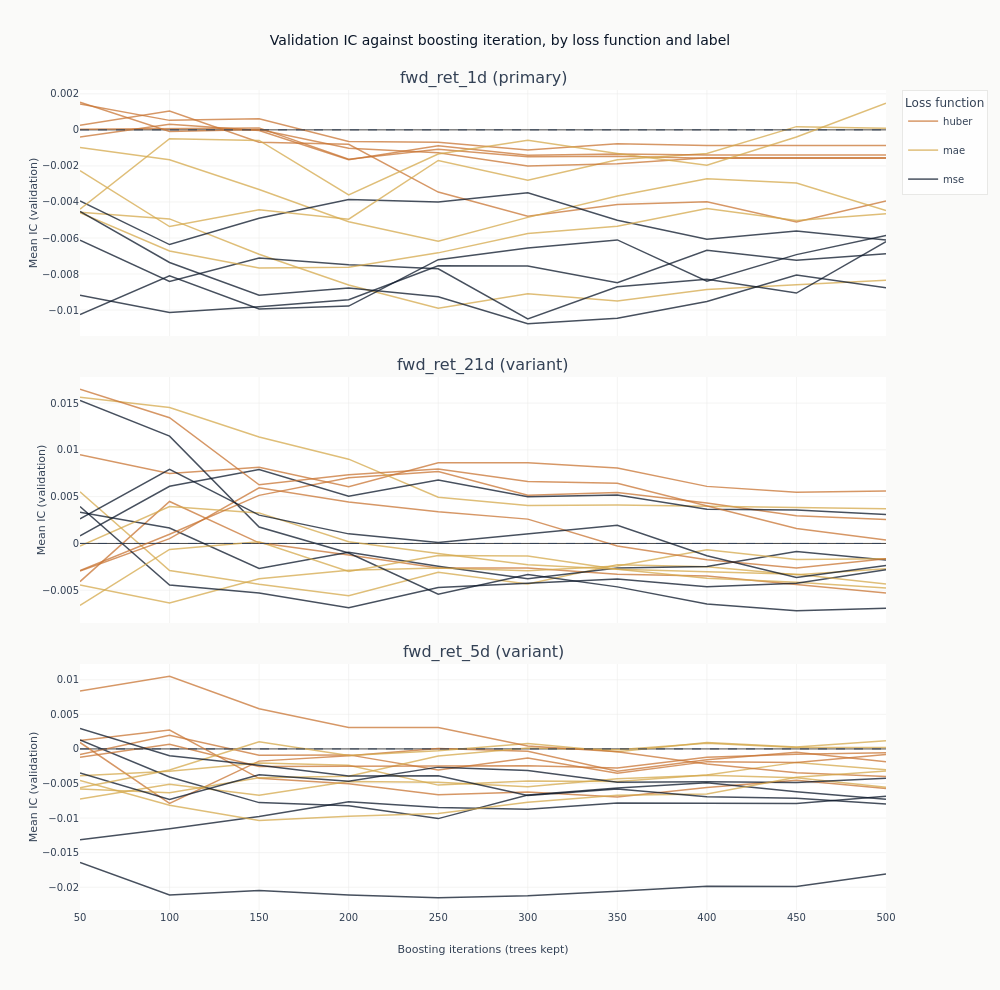

Notebook code for this chart:
### Markdown cell above
### What more trees do

Each line traces one configuration's out-of-sample IC as trees are added to it. This is the
figure the checkpoint dimension exists to produce, and it separates two things a single
end-of-training number cannot.

A line that rises and then falls has an interior optimum: the model was still learning, then
began fitting the training window at the expense of the validation folds. A line that wanders
without trend around zero never had anything to learn in the first place, and its highest point
is wherever the noise happened to peak. The difference matters, because both produce a
respectable-looking maximum.

### Code cell
curves = catalog.filter("full_coverage").sort("label", "config_name", "checkpoint_value")
objectives = {"mse": COLORS["blue"], "mae": COLORS["amber"], "huber": COLORS["copper"]}


def objective_of(name: str) -> str:
    """Read the loss function out of a declared configuration name."""
    return next((key for key in objectives if name.endswith(key)), "mse")


fig_curves = make_subplots(
    rows=len(panel_labels),
    cols=1,
    shared_xaxes=True,
    vertical_spacing=0.05,
    subplot_titles=[
        f"{label} ({'primary' if label == primary else 'variant'})" for label in panel_labels
    ],
)
legend_shown: set[str] = set()
for row, label in enumerate(panel_labels, start=1):
    panel = curves.filter(pl.col("label") == label)
    for config_name in panel.get_column("config_name").unique(maintain_order=True):
        series = panel.filter(pl.col("config_name") == config_name)
        objective = objective_of(config_name)
        # One legend entry per loss function, not per configuration: fifteen names repeated
        # down three panels is a legend taller than the chart, and the colour is the only
        # thing the legend has to explain.
        first_of_objective = objective not in legend_shown
        legend_shown.add(objective)
        fig_curves.add_trace(
            go.Scatter(
                x=series.get_column("checkpoint_value").to_list(),
                y=series.get_column("ic_mean").to_list(),
                mode="lines",
                name=objective,
                legendgroup=objective,
                showlegend=first_of_objective,
                line=dict(color=objectives[objective], width=1.5),
                opacity=0.75,
            ),
            row=row,
            col=1,
        )
    fig_curves.add_hline(
        y=0, line_width=1, line_dash="dash", line_color=COLORS["neutral"], row=row, col=1
    )
    fig_curves.update_yaxes(title_text="Mean IC (validation)", row=row, col=1)
fig_curves.update_xaxes(title_text="Boosting iterations (trees kept)", row=len(panel_labels), col=1)
fig_curves.update_layout(
    title="Validation IC against boosting iteration, by loss function and label",
    height=330 * len(panel_labels),
    width=1000,
    margin=dict(t=90),
    legend=dict(title_text="Loss function", font=dict(size=10)),
)
show_plotly_with_alt(
    fig_curves,
    "Stacked line charts of mean validation information coefficient against boosting iteration, "
    "one panel per label, with one line per configuration coloured by loss function: "
    "blue for squared error, amber for absolute error, copper for Huber. Each panel carries a "
    "dashed zero line. The lines start spread out at fifty trees and cross each other repeatedly "
    "rather than rising to a common peak and falling away. In the one-day and 21-day panels the "
    "band drifts downwards as trees are added; in the five-day panel it stays where it started. "
    "A few one-day curves are above the zero line at the earliest checkpoints and two are still "
    "above it at the last. Averaged over its five configurations the blue squared-error group "
    "ends lowest in every panel, but individual blue lines are not: one starts at the top of the "
    "21-day panel and another ends above zero there.",
)

### Figure 1 — Plotly figure (JSON) as saved in the notebook; plotly's stock layout.template omitted (floating-point values rounded to 4 significant figures)
{"data": [{"legendgroup": "huber", "line": {"color": "#C87533", "width": 1.5}, "mode": "lines", "name": "huber", "opacity": 0.75, "showlegend": true, "type": "scatter", "x": [50, 100, 150, 200, 250, 300, 350, 400, 450, 500], "xaxis": "x", "y": [0.0002585, 0.001042, -0.0006814, -0.0008, -0.00345, -0.004794, -0.004144, -0.003985, -0.005114, -0.003951], "yaxis": "y"}, {"legendgroup": "mae", "line": {"color": "#D4A84B", "width": 1.5}, "mode": "lines", "name": "mae", "opacity": 0.75, "showlegend": true, "type": "scatter", "x": [50, 100, 150, 200, 250, 300, 350, 400, 450, 500], "xaxis": "x", "y": [-0.004578, -0.004942, -0.006903, -0.008608, -0.009896, -0.009094, -0.009489, -0.008862, -0.008591, -0.008347], "yaxis": "y"}, {"legendgroup": "mse", "line": {"color": "#0a1628", "width": 1.5}, "mode": "lines", "name": "mse", "opacity": 0.75, "showlegend": true, "type": "scatter", "x": [50, 100, 150, 200, 250, 300, 350, 400, 450, 500], "xaxis": "x", "y": [-0.006123, -0.008411, -0.007113, -0.007488, -0.00771, -0.0105, -0.008708, -0.00829, -0.009054, -0.006201], "yaxis": "y"}, {"legendgroup": "huber", "line": {"color": "#C87533", "width": 1.5}, "mode": "lines", "name": "huber", "opacity": 0.75, "showlegend": false, "type": "scatter", "x": [50, 100, 150, 200, 250, 300, 350, 400, 450, 500], "xaxis": "x", "y": [0.001431, 0.0005267, 0.0006156, -0.0006403, -0.000691, -0.00112, -0.000768, -0.0008715, -0.0008715, -0.0008715], "yaxis": "y"}, {"legendgroup": "mae", "line": {"color": "#D4A84B", "width": 1.5}, "mode": "lines", "name": "mae", "opacity": 0.75, "showlegend": false, "type": "scatter", "x": [50, 100, 150, 200, 250, 300, 350, 400, 450, 500], "xaxis": "x", "y": [-0.0009726, -0.001654, -0.003314, -0.005094, -0.006184, -0.004855, -0.003675, -0.002717, -0.002954, -0.004471], "yaxis": "y"}, {"legendgroup": "mse", "line": {"color": "#0a1628", "width": 1.5}, "mode": "lines", "name": "mse", "opacity": 0.75, "showlegend": false, "type": "scatter", "x": [50, 100, 150, 200, 250, 300, 350, 400, 450, 500], "xaxis": "x", "y": [-0.003941, -0.006364, -0.00491, -0.00387, -0.004, -0.003487, -0.005017, -0.006065, -0.005616, -0.006114], "yaxis": "y"}, {"legendgroup": "huber", "line": {"color": "#C87533", "width": 1.5}, "mode": "lines", "name": "huber", "opacity": 0.75, "showlegend": false, "type": "scatter", "x": [50, 100, 150, 200, 250, 300, 350, 400, 450, 500], "xaxis": "x", "y": [3.951e-05, 7.774e-05, 0.000108, -0.001628, -0.001079, -0.001493, -0.00146, -0.001579, -0.001579, -0.001579], "yaxis": "y"}, {"legendgroup": "mae", "line": {"color": "#D4A84B", "width": 1.5}, "mode": "lines", "name": "mae", "opacity": 0.75, "showlegend": false, "type": "scatter", "x": [50, 100, 150, 200, 250, 300, 350, 400, 450, 500], "xaxis": "x", "y": [-0.002268, -0.005363, -0.004428, -0.004958, -0.001699, -0.002789, -0.001664, -0.001306, 0.000179, 8.541e-05], "yaxis": "y"}, {"legendgroup": "mse", "line": {"color": "#0a1628", "width": 1.5}, "mode": "lines", "name": "mse", "opacity": 0.75, "showlegend": false, "type": "scatter", "x": [50, 100, 150, 200, 250, 300, 350, 400, 450, 500], "xaxis": "x", "y": [-0.00918, -0.01013, -0.009819, -0.009426, -0.007544, -0.007557, -0.008477, -0.006679, -0.007229, -0.006869], "yaxis": "y"}, {"legendgroup": "huber", "line": {"color": "#C87533", "width": 1.5}, "mode": "lines", "name": "huber", "opacity": 0.75, "showlegend": false, "type": "scatter", "x": [50, 100, 150, 200, 250, 300, 350, 400, 450, 500], "xaxis": "x", "y": [-0.0003984, 0.0003138, -3.262e-05, -0.00166, -0.0008773, -0.001407, -0.001345, -0.001394, -0.001394, -0.001394], "yaxis": "y"}, {"legendgroup": "mae", "line": {"color": "#D4A84B", "width": 1.5}, "mode": "lines", "name": "mae", "opacity": 0.75, "showlegend": false, "type": "scatter", "x": [50, 100, 150, 200, 250, 300, 350, 400, 450, 500], "xaxis": "x", "y": [-0.004595, -0.006723, -0.00766, -0.007624, -0.006825, -0.005753, -0.005344, -0.00437, -0.005033, -0.004658], "yaxis": "y"}, {"legendgroup": "mse", "line": {"color": "#0a1628", "width": 1.5}, "mode": "lines", "name": "mse", "opacity": 0.75, "showlegend": false, "type": "scatter", "x": [50, 100, 150, 200, 250, 300, 350, 400, 450, 500], "xaxis": "x", "y": [-0.01024, -0.008099, -0.009936, -0.009778, -0.007204, -0.006555, -0.006107, -0.008395, -0.006922, -0.005855], "yaxis": "y"}, {"legendgroup": "huber", "line": {"color": "#C87533", "width": 1.5}, "mode": "lines", "name": "huber", "opacity": 0.75, "showlegend": false, "type": "scatter", "x": [50, 100, 150, 200, 250, 300, 350, 400, 450, 500], "xaxis": "x", "y": [0.001529, -9.024e-05, 1.597e-05, -0.001026, -0.001267, -0.002009, -0.001886, -0.001541, -0.001541, -0.001541], "yaxis": "y"}, {"legendgroup": "mae", "line": {"color": "#D4A84B", "width": 1.5}, "mode": "lines", "name": "mae", "opacity": 0.75, "showlegend": false, "type": "scatter", "x": [50, 100, 150, 200, 250, 300, 350, 400, 450, 500], "xaxis": "x", "y": [-0.004396, -0.0004904, -0.0005861, -0.003612, -0.001341, -0.0005778, -0.001307, -0.001963, -0.0003963, 0.001473], "yaxis": "y"}, {"legendgroup": "mse", "line": {"color": "#0a1628", "width": 1.5}, "mode": "lines", "name": "mse", "opacity": 0.75, "showlegend": false, "type": "scatter", "x": [50, 100, 150, 200, 250, 300, 350, 400, 450, 500], "xaxis": "x", "y": [-0.004528, -0.007359, -0.009178, -0.008772, -0.009266, -0.01076, -0.01046, -0.009524, -0.008052, -0.00876], "yaxis": "y"}, {"legendgroup": "huber", "line": {"color": "#C87533", "width": 1.5}, "mode": "lines", "name": "huber", "opacity": 0.75, "showlegend": false, "type": "scatter", "x": [50, 100, 150, 200, 250, 300, 350, 400, 450, 500], "xaxis": "x2", "y": [-0.004081, 0.004486, 6.149e-05, -0.001227, -0.002627, -0.002623, -0.003306, -0.003485, -0.004389, -0.00531], "yaxis": "y2"}, {"legendgroup": "mae", "line": {"color": "#D4A84B", "width": 1.5}, "mode": "lines", "name": "mae", "opacity": 0.75, "showlegend": false, "type": "scatter", "x": [50, 100, 150, 200, 250, 300, 350, 400, 450, 500], "xaxis": "x2", "y": [0.005519, -0.002893, -0.004372, -0.005581, -0.003075, -0.004339, -0.002265, -0.002495, -0.003345, -0.002712], "yaxis": "y2"}, {"legendgroup": "mse", "line": {"color": "#0a1628", "width": 1.5}, "mode": "lines", "name": "mse", "opacity": 0.75, "showlegend": false, "type": "scatter", "x": [50, 100, 150, 200, 250, 300, 350, 400, 450, 500], "xaxis": "x2", "y": [0.003338, 0.001652, -0.002666, -0.0009543, -0.002428, -0.003768, -0.002621, -0.002471, -0.0008689, -0.001775], "yaxis": "y2"}, {"legendgroup": "huber", "line": {"color": "#C87533", "width": 1.5}, "mode": "lines", "name": "huber", "opacity": 0.75, "showlegend": false, "type": "scatter", "x": [50, 100, 150, 200, 250, 300, 350, 400, 450, 500], "xaxis": "x2", "y": [0.009485, 0.007475, 0.008152, 0.006072, 0.008616, 0.008627, 0.00807, 0.006097, 0.005458, 0.005599], "yaxis": "y2"}, {"legendgroup": "mae", "line": {"color": "#D4A84B", "width": 1.5}, "mode": "lines", "name": "mae", "opacity": 0.75, "showlegend": false, "type": "scatter", "x": [50, 100, 150, 200, 250, 300, 350, 400, 450, 500], "xaxis": "x2", "y": [-0.004451, -0.006359, -0.003776, -0.002879, -0.002612, -0.002912, -0.002412, -0.0006651, -0.001708, -0.001648], "yaxis": "y2"}, {"legendgroup": "mse", "line": {"color": "#0a1628", "width": 1.5}, "mode": "lines", "name": "mse", "opacity": 0.75, "showlegend": false, "type": "scatter", "x": [50, 100, 150, 200, 250, 300, 350, 400, 450, 500], "xaxis": "x2", "y": [0.01528, 0.01147, 0.001748, -0.001023, -0.005416, -0.003311, -0.004642, -0.006483, -0.007188, -0.006934], "yaxis": "y2"}, {"legendgroup": "huber", "line": {"color": "#C87533", "width": 1.5}, "mode": "lines", "name": "huber", "opacity": 0.75, "showlegend": false, "type": "scatter", "x": [50, 100, 150, 200, 250, 300, 350, 400, 450, 500], "xaxis": "x2", "y": [-0.00295, 0.0005071, 0.005943, 0.004439, 0.003379, 0.002599, -0.0002665, -0.001749, -0.002631, -0.001629], "yaxis": "y2"}, {"legendgroup": "mae", "line": {"color": "#D4A84B", "width": 1.5}, "mode": "lines", "name": "mae", "opacity": 0.75, "showlegend": false, "type": "scatter", "x": [50, 100, 150, 200, 250, 300, 350, 400, 450, 500], "xaxis": "x2", "y": [-0.0002799, 0.003942, 0.003264, 0.0001826, -0.001064, -0.002279, -0.002748, -0.003711, -0.004148, -0.004762], "yaxis": "y2"}, {"legendgroup": "mse", "line": {"color": "#0a1628", "width": 1.5}, "mode": "lines", "name": "mse", "opacity": 0.75, "showlegend": false, "type": "scatter", "x": [50, 100, 150, 200, 250, 300, 350, 400, 450, 500], "xaxis": "x2", "y": [0.003942, -0.00444, -0.005298, -0.006868, -0.004719, -0.004252, -0.003807, -0.004634, -0.004254, -0.002808], "yaxis": "y2"}, {"legendgroup": "huber", "line": {"color": "#C87533", "width": 1.5}, "mode": "lines", "name": "huber", "opacity": 0.75, "showlegend": false, "type": "scatter", "x": [50, 100, 150, 200, 250, 300, 350, 400, 450, 500], "xaxis": "x2", "y": [-0.002892, 0.0009753, 0.005139, 0.00703, 0.007682, 0.005144, 0.005443, 0.004327, 0.002971, 0.002571], "yaxis": "y2"}, {"legendgroup": "mae", "line": {"color": "#D4A84B", "width": 1.5}, "mode": "lines", "name": "mae", "opacity": 0.75, "showlegend": false, "type": "scatter", "x": [50, 100, 150, 200, 250, 300, 350, 400, 450, 500], "xaxis": "x2", "y": [0.01561, 0.01453, 0.01137, 0.009007, 0.004929, 0.004045, 0.004111, 0.003954, 0.003806, 0.003716], "yaxis": "y2"}, {"legendgroup": "mse", "line": {"color": "#0a1628", "width": 1.5}, "mode": "lines", "name": "mse", "opacity": 0.75, "showlegend": false, "type": "scatter", "x": [50, 100, 150, 200, 250, 300, 350, 400, 450, 500], "xaxis": "x2", "y": [0.0008076, 0.006106, 0.007902, 0.005036, 0.006777, 0.005002, 0.00517, 0.003649, 0.003584, 0.00308], "yaxis": "y2"}, {"legendgroup": "huber", "line": {"color": "#C87533", "width": 1.5}, "mode": "lines", "name": "huber", "opacity": 0.75, "showlegend": false, "type": "scatter", "x": [50, 100, 150, 200, 250, 300, 350, 400, 450, 500], "xaxis": "x2", "y": [0.01647, 0.01344, 0.006265, 0.007344, 0.007959, 0.006623, 0.006426, 0.004004, 0.001609, 0.0003762], "yaxis": "y2"}, {"legendgroup": "mae", "line": {"color": "#D4A84B", "width": 1.5}, "mode": "lines", "name": "mae", "opacity": 0.75, "showlegend": false, "type": "scatter", "x": [50, 100, 150, 200, 250, 300, 350, 400, 450, 500], "xaxis": "x2", "y": [-0.006627, -0.0006396, 0.000168, -0.003005, -0.001295, -0.001338, -0.002755, -0.002987, -0.003293, -0.004343], "yaxis": "y2"}, {"legendgroup": "mse", "line": {"color": "#0a1628", "width": 1.5}, "mode": "lines", "name": "mse", "opacity": 0.75, "showlegend": false, "type": "scatter", "x": [50, 100, 150, 200, 250, 300, 350, 400, 450, 500], "xaxis": "x2", "y": [0.002621, 0.007916, 0.003025, 0.001022, 8.935e-05, 0.001049, 0.001944, -0.00131, -0.003628, -0.002364], "yaxis": "y2"}, {"legendgroup": "huber", "line": {"color": "#C87533", "width": 1.5}, "mode": "lines", "name": "huber", "opacity": 0.75, "showlegend": false, "type": "scatter", "x": [50, 100, 150, 200, 250, 300, 350, 400, 450, 500], "xaxis": "x3", "y": [0.0009307, -0.007876, -0.001764, -0.0009798, 6.875e-05, -0.0003226, -0.003228, -0.001552, -0.0004831, -0.001867], "yaxis": "y3"}, {"legendgroup": "mae", "line": {"color": "#D4A84B", "width": 1.5}, "mode": "lines", "name": "mae", "opacity": 0.75, "showlegend": false, "type": "scatter", "x": [50, 100, 150, 200, 250, 300, 350, 400, 450, 500], "xaxis": "x3", "y": [-0.003871, -0.003211, -0.002024, -0.002361, -0.005233, -0.00464, -0.004725, -0.00377, -0.001946, -0.003009], "yaxis": "y3"}, {"legendgroup": "mse", "line": {"color": "#0a1628", "width": 1.5}, "mode": "lines", "name": "mse", "opacity": 0.75, "showlegend": false, "type": "scatter", "x": [50, 100, 150, 200, 250, 300, 350, 400, 450, 500], "xaxis": "x3", "y": [-0.01642, -0.02112, -0.02048, -0.02114, -0.02151, -0.02124, -0.02059, -0.01987, -0.01988, -0.01808], "yaxis": "y3"}, {"legendgroup": "huber", "line": {"color": "#C87533", "width": 1.5}, "mode": "lines", "name": "huber", "opacity": 0.75, "showlegend": false, "type": "scatter", "x": [50, 100, 150, 200, 250, 300, 350, 400, 450, 500], "xaxis": "x3", "y": [0.001222, 0.002734, -0.004252, -0.005035, -0.006615, -0.006228, -0.006952, -0.005588, -0.004521, -0.005706], "yaxis": "y3"}, {"legendgroup": "mae", "line": {"color": "#D4A84B", "width": 1.5}, "mode": "lines", "name": "mae", "opacity": 0.75, "showlegend": false, "type": "scatter", "x": [50, 100, 150, 200, 250, 300, 350, 400, 450, 500], "xaxis": "x3", "y": [-0.007239, -0.005113, -0.006714, -0.004727, -0.004822, -0.005475, -0.004329, -0.003819, -0.004164, -0.005548], "yaxis": "y3"}, {"legendgroup": "mse", "line": {"color": "#0a1628", "width": 1.5}, "mode": "lines", "name": "mse", "opacity": 0.75, "showlegend": false, "type": "scatter", "x": [50, 100, 150, 200, 250, 300, 350, 400, 450, 500], "xaxis": "x3", "y": [0.001309, -0.004067, -0.007761, -0.008221, -0.01008, -0.006657, -0.005664, -0.004908, -0.006207, -0.007279], "yaxis": "y3"}, {"legendgroup": "huber", "line": {"color": "#C87533", "width": 1.5}, "mode": "lines", "name": "huber", "opacity": 0.75, "showlegend": false, "type": "scatter", "x": [50, 100, 150, 200, 250, 300, 350, 400, 450, 500], "xaxis": "x3", "y": [-0.00081, 0.001959, -0.0009107, -0.000862, -0.00305, -0.001298, -0.003501, -0.001838, -0.001965, -0.000806], "yaxis": "y3"}, {"legendgroup": "mae", "line": {"color": "#D4A84B", "width": 1.5}, "mode": "lines", "name": "mae", "opacity": 0.75, "showlegend": false, "type": "scatter", "x": [50, 100, 150, 200, 250, 300, 350, 400, 450, 500], "xaxis": "x3", "y": [-0.00581, -0.006329, -0.004171, -0.003957, -0.001012, 0.000139, -0.0001265, 0.0008106, 0.000221, 0.0002163], "yaxis": "y3"}, {"legendgroup": "mse", "line": {"color": "#0a1628", "width": 1.5}, "mode": "lines", "name": "mse", "opacity": 0.75, "showlegend": false, "type": "scatter", "x": [50, 100, 150, 200, 250, 300, 350, 400, 450, 500], "xaxis": "x3", "y": [-0.003477, -0.007319, -0.00374, -0.004662, -0.002633, -0.003113, -0.004821, -0.004753, -0.004839, -0.004236], "yaxis": "y3"}, {"legendgroup": "huber", "line": {"color": "#C87533", "width": 1.5}, "mode": "lines", "name": "huber", "opacity": 0.75, "showlegend": false, "type": "scatter", "x": [50, 100, 150, 200, 250, 300, 350, 400, 450, 500], "xaxis": "x3", "y": [-0.001211, 0.0006851, -0.002526, -0.002507, -0.002457, -0.002418, -0.002753, -0.001204, -0.0007693, -0.0005702], "yaxis": "y3"}, {"legendgroup": "mae", "line": {"color": "#D4A84B", "width": 1.5}, "mode": "lines", "name": "mae", "opacity": 0.75, "showlegend": false, "type": "scatter", "x": [50, 100, 150, 200, 250, 300, 350, 400, 450, 500], "xaxis": "x3", "y": [-0.005627, -0.003048, 0.001049, -0.0009427, -0.0002754, 0.0007974, -0.0003935, 0.0009203, 0.0002664, 0.001166], "yaxis": "y3"}, {"legendgroup": "mse", "line": {"color": "#0a1628", "width": 1.5}, "mode": "lines", "name": "mse", "opacity": 0.75, "showlegend": false, "type": "scatter", "x": [50, 100, 150, 200, 250, 300, 350, 400, 450, 500], "xaxis": "x3", "y": [-0.01313, -0.01155, -0.009775, -0.007651, -0.008457, -0.00874, -0.007833, -0.007829, -0.007903, -0.006844], "yaxis": "y3"}, {"legendgroup": "huber", "line": {"color": "#C87533", "width": 1.5}, "mode": "lines", "name": "huber", "opacity": 0.75, "showlegend": false, "type": "scatter", "x": [50, 100, 150, 200, 250, 300, 350, 400, 450, 500], "xaxis": "x3", "y": [0.008365, 0.0105, 0.005803, 0.003089, 0.003102, 0.000429, -0.0004053, -0.002173, -0.003461, -0.003985], "yaxis": "y3"}, {"legendgroup": "mae", "line": {"color": "#D4A84B", "width": 1.5}, "mode": "lines", "name": "mae", "opacity": 0.75, "showlegend": false, "type": "scatter", "x": [50, 100, 150, 200, 250, 300, 350, 400, 450, 500], "xaxis": "x3", "y": [-0.004558, -0.008157, -0.01034, -0.009737, -0.009321, -0.007712, -0.006706, -0.006531, -0.004086, -0.003205], "yaxis": "y3"}, {"legendgroup": "mse", "line": {"color": "#0a1628", "width": 1.5}, "mode": "lines", "name": "mse", "opacity": 0.75, "showlegend": false, "type": "scatter", "x": [50, 100, 150, 200, 250, 300, 350, 400, 450, 500], "xaxis": "x3", "y": [0.002962, -0.0009858, -0.002347, -0.003914, -0.003882, -0.006738, -0.005784, -0.006922, -0.00715, -0.007962], "yaxis": "y3"}], "layout": {"annotations": [{"font": {"size": 16}, "showarrow": false, "text": "fwd_ret_1d (primary)", "x": 0.5, "xanchor": "center", "xref": "paper", "y": 1.0, "yanchor": "bottom", "yref": "paper"}, {"font": {"size": 16}, "showarrow": false, "text": "fwd_ret_21d (variant)", "x": 0.5, "xanchor": "center", "xref": "paper", "y": 0.65, "yanchor": "bottom", "yref": "paper"}, {"font": {"size": 16}, "showarrow": false, "text": "fwd_ret_5d (variant)", "x": 0.5, "xanchor": "center", "xref": "paper", "y": 0.3, "yanchor": "bottom", "yref": "paper"}], "height": 990, "legend": {"font": {"size": 10}, "title": {"text": "Loss function"}}, "margin": {"t": 90}, "shapes": [{"line": {"color": "#334155", "dash": "dash", "width": 1}, "type": "line", "x0": 0, "x1": 1, "xref": "x domain", "y0": 0, "y1": 0, "yref": "y"}, {"line": {"color": "#334155", "dash": "dash", "width": 1}, "type": "line", "x0": 0, "x1": 1, "xref": "x2 domain", "y0": 0, "y1": 0, "yref": "y2"}, {"line": {"color": "#334155", "dash": "dash", "width": 1}, "type": "line", "x0": 0, "x1": 1, "xref": "x3 domain", "y0": 0, "y1": 0, "yref": "y3"}], "title": {"text": "Validation IC against boosting iteration, by loss function and label"}, "width": 1000, "xaxis": {"anchor": "y", "domain": [0.0, 1.0], "matches": "x3", "showticklabels": false}, "xaxis2": {"anchor": "y2", "domain": [0.0, 1.0], "matches": "x3", "showticklabels": false}, "xaxis3": {"anchor": "y3", "domain": [0.0, 1.0], "title": {"text": "Boosting iterations (trees kept)"}}, "yaxis": {"anchor": "x", "domain": [0.7, 1.0], "title": {"text": "Mean IC (validation)"}}, "yaxis2": {"anchor": "x2", "domain": [0.35, 0.65], "title": {"text": "Mean IC (validation)"}}, "yaxis3": {"anchor": "x3", "domain": [0.0, 0.3], "title": {"text": "Mean IC (validation)"}}}}
